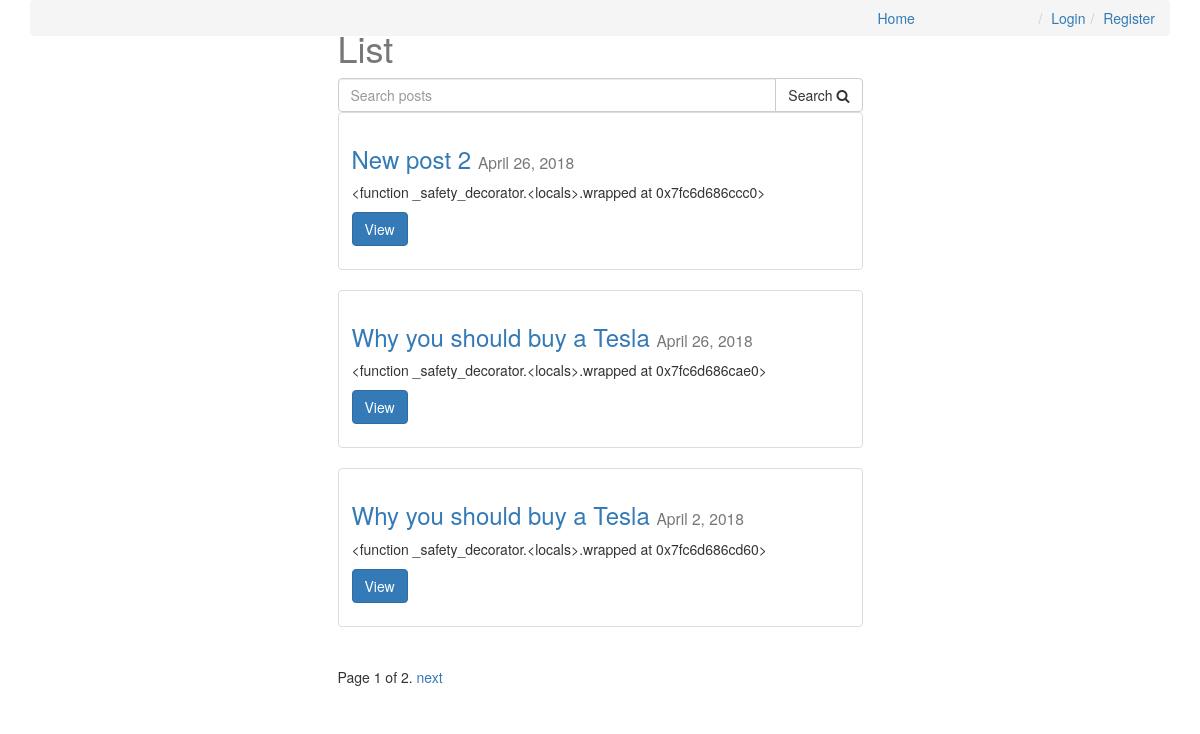
Before: / with the older database file.
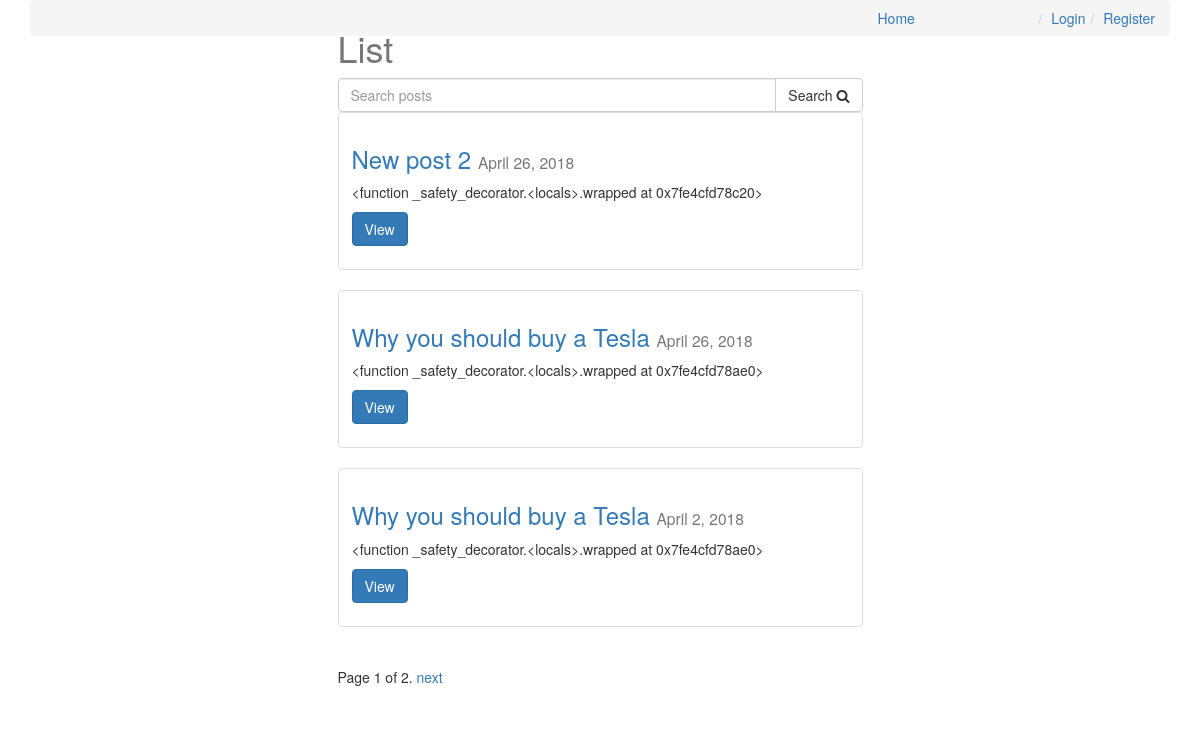
After: the same page with the newer database file.
### posts/models.py (models this page shows, shortened)
class Post(models.Model):
    user = models.ForeignKey(settings.AUTH_USER_MODEL, default=1)
    title = models.CharField(max_length=120)
    slug = models.SlugField(unique=True)
    image = models.ImageField(
        null=True,
        blank=True,
        upload_to=upload_location,
        width_field='width_field',
        height_field='height_field',
    )
    height_field = models.IntegerField(default=0)
    width_field = models.IntegerField(default=0)
    content = models.TextField()
    draft = models.BooleanField(default=False)
    publish = models.DateField(auto_now=False, auto_now_add=False)
    read_time = models.IntegerField(default=0)
    updated = models.DateTimeField(auto_now=True, auto_now_add=False)
    timestamp = models.DateTimeField(auto_now=False, auto_now_add=True)
    objects = PostManager()
    def get_absolute_url(self):
        return reverse('posts:detail', kwargs={'slug': self.slug})
    def get_markdown(self):
        content = self.content
        return mark_safe(markdown(content))
    class Meta:
        ordering = ['-timestamp', '-updated']

### posts/views.py (the view, shortened to what this page needs)
# urls.py: url(r'^$', post_list, name='list'),
def post_list(request):
    if request.user.is_staff or request.user.is_superuser:
        queryset_list = Post.objects.all()
    else:
        queryset_list = Post.objects.active()
    query = request.GET.get("q")
    today = timezone.now().date()
    paginator = Paginator(queryset_list, 3)
    page = request.GET.get('page')
    try:
        queryset = paginator.page(page)
    except PageNotAnInteger:
        queryset = paginator.page(1)
    except EmptyPage:
        queryset = paginator.page(paginator.num_pages)
    context = {
        'title': 'List',
        'object_list': queryset,
        'today': today,
    }
    return render(request, 'post_list.html', context)

### posts/models.py (called while the page is built)
    def active(self, *args, **kwargs):
        return super(PostManager, self).filter(draft=False)\
                                       .filter(publish__lte=timezone.now())

### templates/post_list.html (shortened to what this page needs)
{% extends "base.html" %}
{% block content %}
    <div class='col-sm-6 col-sm-offset-3'>
        <h1>{{ title }}</h1>
        <form method="GET" action="">
            <div class="input-group">
                <input class="form-control" type="text" name="q" placeholder="Search posts" value="{{ request.GET.q }}">
                <span class="input-group-btn">
                    <button class="btn btn-default" type="submit">Search <i class="fa fa-search"></i></button>
                </span>
            </div>
        </form>
        {% for obj in object_list %}
            <div class='row'>
                <div class='col-sm-12'>
                    <div class='thumbnail'>
                        <div class='caption post-detail-item'>
                            <h3>
                                <a href="{{ obj.get_absolute_url }}">
                                    {{ obj.title }}
                                </a> <small>{{ obj.publish }}</small>
                            </h3>
                            <p class=''>{{ obj.get_markdown }}</p>
                            <p><a href='{{ obj.get_absolute_url }}' class='btn btn-primary' role='button'>View</a></p>
                        </div>
                    </div>
                </div>
            </div>
        {% endfor %}
        <div class="pagination">
            <span class="step-links">
                <span class="current">
                    Page {{ object_list.number }} of {{ object_list.paginator.num_pages }}.
                </span>
                {% if object_list.has_next %}
                    <a href="?page={{ object_list.next_page_number }}{% if request.GET.q %}&q={{ request.GET.q }}{% endif %}">next</a>
                {% endif %}
            </span>
        </div>
    </div>
{% endblock content %}

Changed rows visible on the page:
changed Post "New post 2": get_markdown "<function _safety_decorator.<locals>.wrapped at 0x7fc6d686ccc0>" → "<function _safety_decorator.<locals>.wrapped at 0x7fe4cfd78c20>"
computed for Post (number 2 of 3 on the later page): get_markdown "<function _safety_decorator.<locals>.wrapped at 0x7fc6d686cae0>" → "<function _safety_decorator.<locals>.wrapped at 0x7fe4cfd78ae0>"
computed for Post "April 2, 2018": get_markdown "<function _safety_decorator.<locals>.wrapped at 0x7fc6d686cd60>" → "<function _safety_decorator.<locals>.wrapped at 0x7fe4cfd78ae0>"
